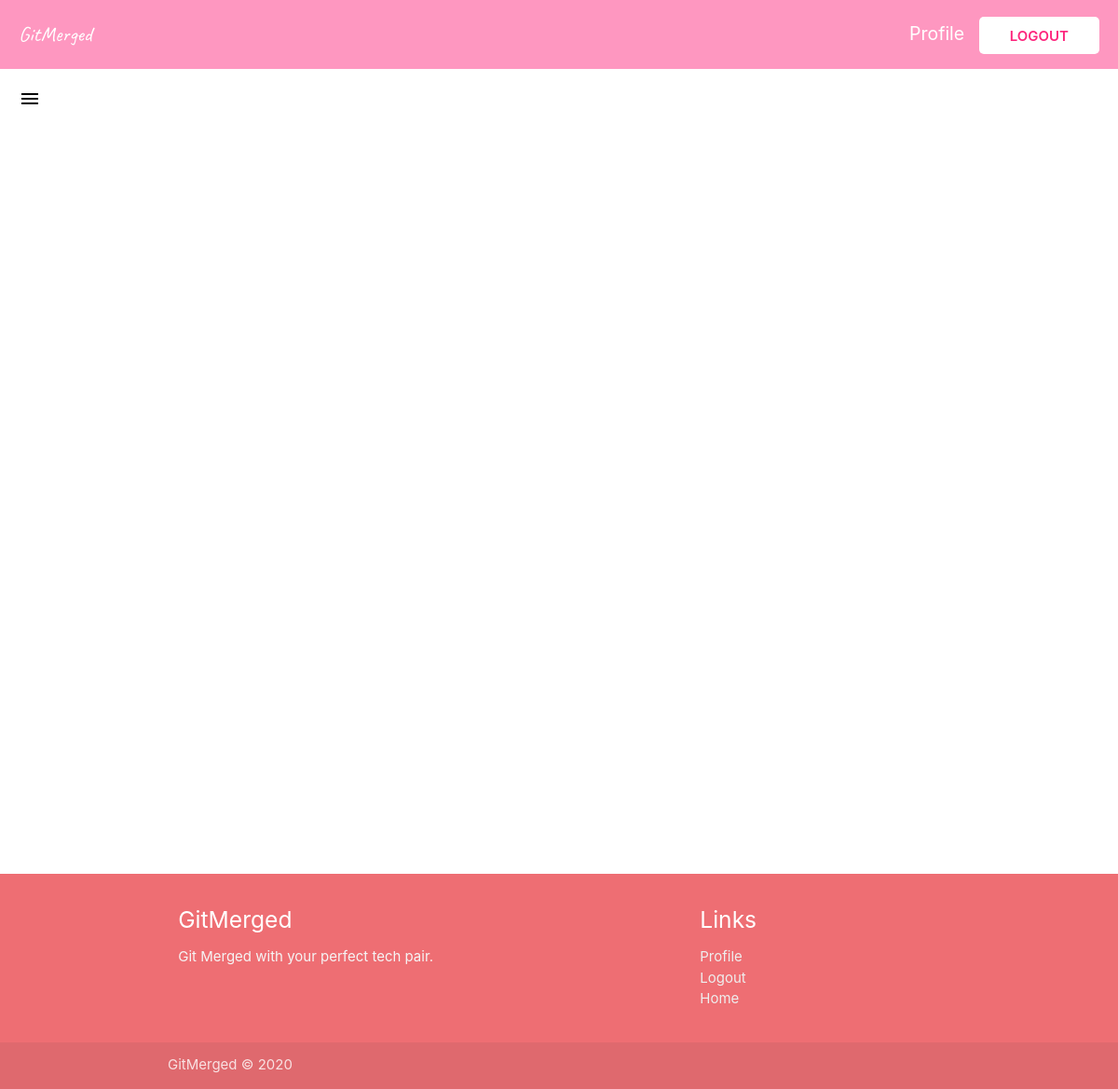
Page /view-messages/ (signed in) on the earlier database version.
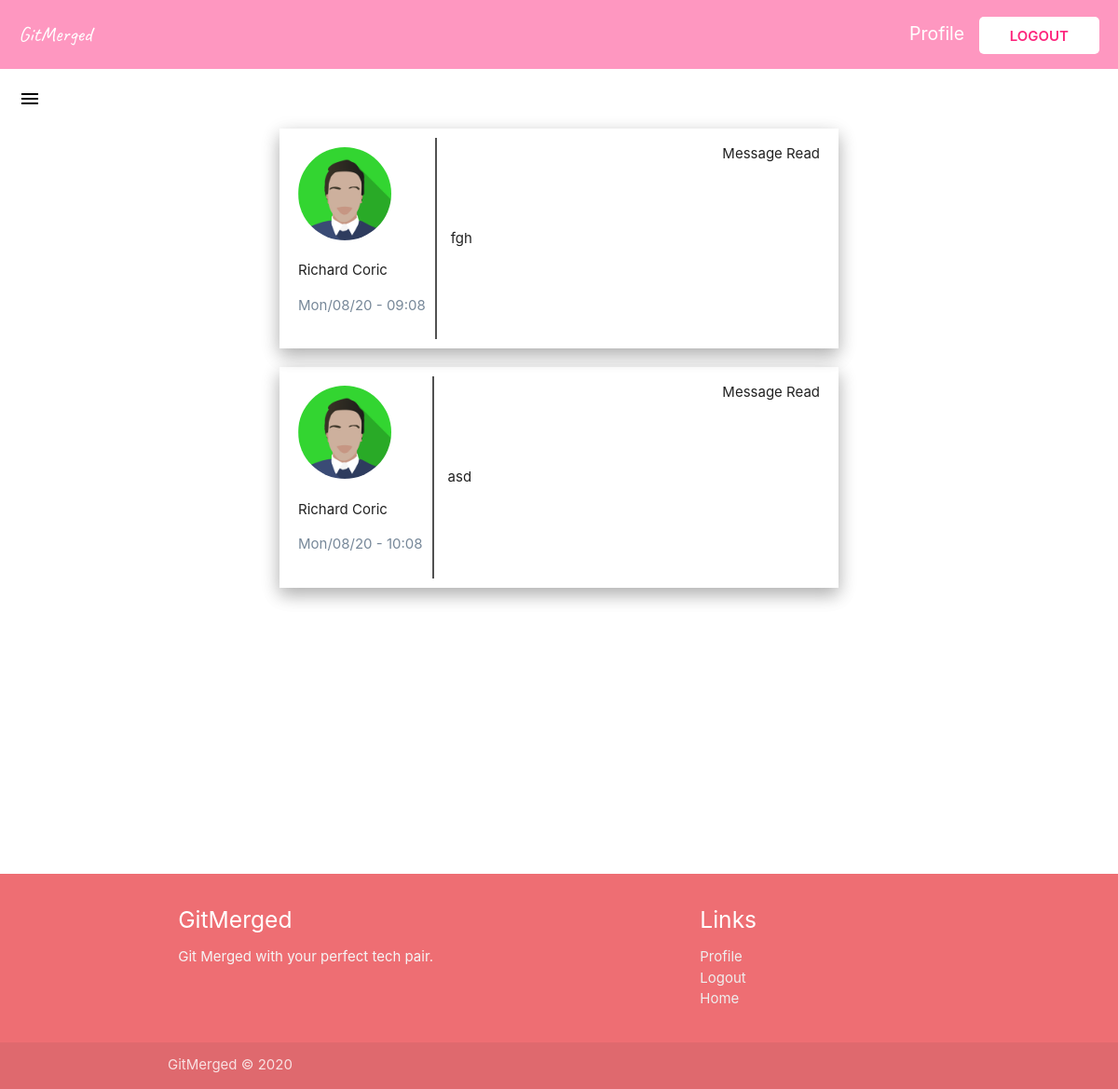
Same page on the later database version.
### main/models.py (models this page shows, shortened)
class Message(models.Model):
    content = models.TextField()
    date_posted = models.DateTimeField(default=timezone.now)
    author = models.ForeignKey(
        User, on_delete=models.CASCADE, related_name="author")
    receiver = models.ForeignKey(
        User, on_delete=models.CASCADE, related_name="receiver", null=True)
    status = models.BooleanField(default=False)

### users/models.py (models this page shows, shortened)
class Profile(models.Model):
    user = models.OneToOneField(User, on_delete=models.CASCADE)
    full_name = models.CharField(max_length=100, null=True)
    age = models.IntegerField(null=True)
    gender = models.CharField(max_length=50, blank=True, null=True)
    profile_image = models.ImageField(
        upload_to='profile_pic', default="default.jpg", null=True, blank=True)
    bio = models.TextField(null=True)
    tech_stack = models.CharField(max_length=500, null=True)
    likeability = models.ManyToManyField(
        User, related_name="likes", blank=True)
    blocked_by = models.ManyToManyField(
        User, related_name="blocked", blank=True)

### main/views.py (the view)
# urls.py: path("view-messages/", views.ViewMessages, name="view-messages"),
@login_required
def ViewMessages(req):
    messages = Message.objects.filter(receiver=req.user)
    unreadMessages = Message.objects.filter(
        receiver=req.user).filter(status=False).count()
    userIn = req.user
    context = {
        'msgs': messages,
        'userIn': userIn,
        'unreadmsgs': unreadMessages
    }
    return render(req, "messages.html", context)

### main/templates/messages.html (shortened to what this page needs)
{% extends "base.html" %}
{% block content %}
<section>
  <div class="navigation navigation--bg">
    <a href="{% url 'date-page' %}" class="logo link">GitMerged</a>
    <div>
      {% if user.is_authenticated %}
      <a href="{% url 'profile-page' %}" class="profile-link link">Profile</a>
      <a href="{% url 'logout' %}" class="login link">Logout</a>
      {% else %}
      <a href="{% url 'login' %}" class="login link">Log in</a>
      {% endif %}
    </div>
  </div>
  <div class="burger">
    {% if unreadmsgs > 0 %}
      <a href="#" data-target="slide-out" class="sidenav-trigger"
        ><span class="new badge">{{unreadmsgs}}</span>
        <i class="material-icons" style="color: black; margin: 20px;">menu</i>
      </a>
    {% else %}
      <a href="#" data-target="slide-out" class="sidenav-trigger"
        >
        <i class="material-icons" style="color: black; margin: 20px;">menu</i>
      </a>
    {% endif %}
  </div>
</section>
<section class="messages">
{% for msg in msgs %}
    <div class="message">
        <div class="message__detail">
            <img class="message__image" src='{{msg.author.profile.profile_image.url}}' />
            <p class="message__authort">{{msg.author.profile.full_name}}</p>
            <p class="message__date">{{msg.date_posted|date:"D/m/y - H:i"}}</p>
        </div>
        <div class="message__content">
            <p class="message__msg">{{msg.content}}</p>
        </div>
        <form method="POST", action="{% url 'mark-read' msg.pk %}">
            {% if unreadmsgs > 0 %}
                <button class="mark-read" name="msg_id" value="{{msg.id}}"><i class="tiny material-icons">check_circle</i>Mark as Read</button>
            {% else %}
                <p class="read">Message Read</p>
            {% endif %}
        </form>
    </div>
{% endfor %}
</section>
{% include "footer.html" %}
{% endblock content %}

Differences in the rows shown:
added Message: author.profile.profile_image (picture), author.profile.full_name "Richard Coric", date_posted "Mon/08/20 - 09:08", content "fgh"
added Message: author.profile.profile_image (picture), author.profile.full_name "Richard Coric", date_posted "Mon/08/20 - 10:08", content "asd"
